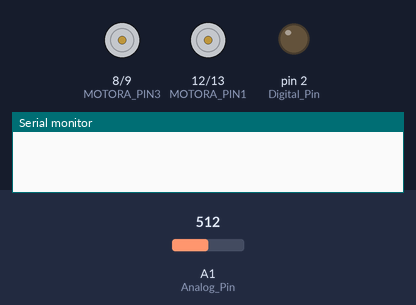
Simulated run of this sketch. Board: Arduino Uno, built with avr-gcc and run on an emulated ATmega328P. On the bench: motor-driver pin pairs drawn as motors (green arrow = first pin HIGH = forward, orange = second pin HIGH = backward, longer = more drive), output pins drawn as LEDs (lit = HIGH), the last lines printed to the serial monitor. The inputs (shaded band) are chosen by the test bench; at power-on: A1 (Analog_Pin) = 512.

Above: at 0.1 s.
At 1.1 s:
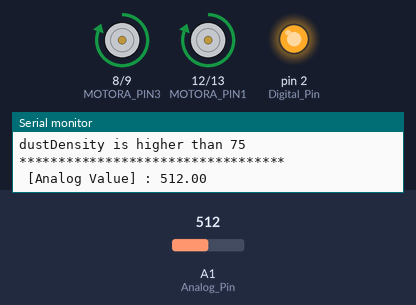
Timing chart, 0 to 2.6 s (numbered marks = the images above):
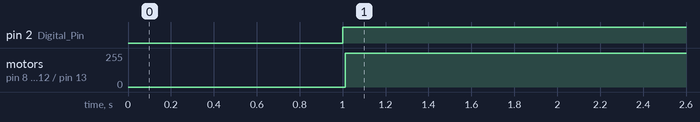

Measured:
- by itself, pin 2 (Digital_Pin): LOW → HIGH at 1.0 s
- by itself, motor on pin 8 (MOTORA_PIN3) / pin 9 (MOTORA_PIN4), motor on pin 12 (MOTORA_PIN1) / pin 13 (MOTORA_PIN2): stopped → forward 255/255 at 1.0 s

The sketch:

Dust_Serial_Calibration_millis_Motors.ino
```cpp
#if defined(ARDUINO_ARCH_SAMD) // Atmel ARM Cortex core based MCU series
// Required for Serial on Zero based boards
#define Serial SERIAL_PORT_USBVIRTUAL
#endif

#define MOTORA_PIN1 12
#define MOTORA_PIN2 13
#define MOTORA_PIN3 8
#define MOTORA_PIN4 9

#define        NO_DUST_VOLTAGE                 400            //mv
#define        SYS_VOLTAGE                     5000            //mv

int Analog_Pin = 1; //Connect dust sensor to Arduino A0 pin
int Digital_Pin = 2;   //Connect 2 led driver pins of dust sensor to Arduino D2

int samplingTime = 280;
int deltaTime = 40;
int sleepTime = 9680;

float analogVal = 0;
float digitalVal = 0;
float dustDensity = 0;

int interval = 1000;
int prevTime = 0;
int currTime = 0;

int Calibration(int m)
{
  static int firstFlag = 0, buff[10], sum;
  int buff_max = 10;
  int i;

  if (firstFlag == 0)
  {
    firstFlag = 1;
    for (i = 0, sum = 0; i < buff_max; i++)
    {
      buff[i] = m;
      sum += buff[i];
    }
    return m;
  }
  else
  {
    sum -= buff[0];
    for (i = 0; i < (buff_max - 1); i++)
    {
      buff[i] = buff[i + 1];
    }
    buff[9] = m;
    sum += buff[9];

    i = sum / 10.0;
    return i;
  }
}


void setup() {
  Serial.begin(9600);
  pinMode(Digital_Pin, OUTPUT);
  pinMode(MOTORA_PIN1, OUTPUT);
  pinMode(MOTORA_PIN2, OUTPUT);
  pinMode(MOTORA_PIN3, OUTPUT);
  pinMode(MOTORA_PIN4, OUTPUT);
}

void loop() {
  currTime = millis();
  if (currTime - prevTime >= interval) {

    digitalWrite(Digital_Pin, LOW); // power on the LED
    delayMicroseconds(samplingTime);
    analogVal = analogRead(Analog_Pin); // read the dust value
    delayMicroseconds(deltaTime);
    digitalWrite(Digital_Pin, HIGH); // turn the LED off
    delayMicroseconds(sleepTime);
    analogVal = Calibration(analogVal);
    digitalVal = analogVal * (SYS_VOLTAGE / 1024.0);

    if (digitalVal >= NO_DUST_VOLTAGE) {
      digitalVal -= NO_DUST_VOLTAGE;
      dustDensity = digitalVal * 0.2; // Voltage(mv)값을  dust density로 변경 (ug/m3)
      dustDensity -= 30;
    } else {
      dustDensity = 0;
    }

    if (dustDensity > 75) {
      Serial.println("dustDensity is higher than 75");
      analogWrite(MOTORA_PIN1, 255);
      digitalWrite(MOTORA_PIN2, LOW);
      analogWrite(MOTORA_PIN3, 255);
      digitalWrite(MOTORA_PIN4, LOW);
    }
    else {
      analogWrite(MOTORA_PIN1, 0);
      digitalWrite(MOTORA_PIN2, LOW);
      analogWrite(MOTORA_PIN3, 0);
      digitalWrite(MOTORA_PIN4, LOW);

    }

    // linear eqaution taken from http://www.howmuchsnow.com/arduino/airquality/
    // Chris Nafis (c) 2012

    Serial.println("**********************************");
    Serial.print(" [Analog Value] : ");
    Serial.println(analogVal);

    Serial.print(" [Voltage] : ");
    Serial.print(digitalVal);
    Serial.println(" mV ");

    Serial.print(" Fine Dust(PM 2.5) : ");
    Serial.print(dustDensity); // unit: mg/m3
    Serial.println(" mg/m3 ");
    Serial.println("**********************************");
    Serial.println("");
    prevTime = currTime;
    Serial.println("curr Time : " + String(currTime));
  }
}
```
